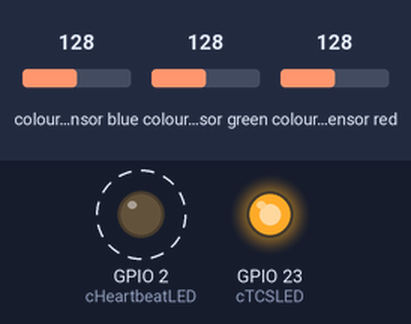
The sketch below on a simulated ESP32. On the bench: output pins drawn as LEDs (lit = HIGH). Dashed ring = blinking. Inputs (shaded band) come from the test bench; at power-on: colour sensor blue 128, colour sensor green 128, colour sensor red 128. What the sketch prints to the serial monitor is not drawn.

Above: at 0.2 s.
Timing chart, 0 to 3.0 s (numbered marks = the images above):
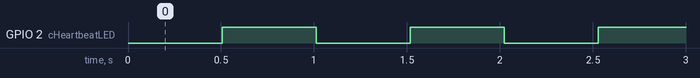

Measured:
- by itself, GPIO 2 (cHeartbeatLED): alternates HIGH for 0.51 s and LOW for 0.51 s

The sketch:

Lab5-tcs34725.ino
```cpp
//
// MME 4487 Lab 5 TCS34725 colour sensor example
//
//  Language: Arduino (C++)
//  Target:   ESP32
//  Author:   Michael Naish
//  Date:     2023 10 10
//

#define PRINT_COLOUR                                  // uncomment to turn on output of colour sensor data

#include <Arduino.h>
#include <Wire.h>
#include <SPI.h>
#include "Adafruit_TCS34725.h"

// Function declarations
void doHeartbeat();

// Constants
const int cHeartbeatLED = 2;                          // GPIO pin of built-in LED for heartbeat
const int cHeartbeatInterval = 500;                   // heartbeat blink interval, in milliseconds
const int cTCSLED = 23;                               // GPIO pin for LED on TCS34725

// Variables
unsigned long lastHeartbeat = 0;                      // time of last heartbeat state change
unsigned long lastTime = 0;                           // last time of motor control was updated

// TCS34725 colour sensor with 2.4 ms integration time and gain of 4
// see https://github.com/adafruit/Adafruit_TCS34725/blob/master/Adafruit_TCS34725.h for all possible values
Adafruit_TCS34725 tcs = Adafruit_TCS34725(TCS34725_INTEGRATIONTIME_2_4MS, TCS34725_GAIN_4X);
bool tcsFlag = 0;                                     // TCS34725 flag: 1 = connected; 0 = not found

void setup() {
  Serial.begin(115200);                               // Standard baud rate for ESP32 serial monitor

  pinMode(cHeartbeatLED, OUTPUT);                     // configure built-in LED for heartbeat
  pinMode(cTCSLED, OUTPUT);                           // configure GPIO for control of LED on TCS34725

  // Connect to TCS34725 colour sensor
  if (tcs.begin()) {
    Serial.printf("Found TCS34725 colour sensor\n");
    tcsFlag = true;
    digitalWrite(cTCSLED, 1);                         // turn on onboard LED
  }
  else {
    Serial.printf("No TCS34725 found ... check your connections\n");
    tcsFlag = false;
  }
}

void loop() {
  uint16_t r, g, b, c;                                // RGBC values from TCS34725

  if (tcsFlag) {                                      // if colour sensor initialized
    tcs.getRawData(&r, &g, &b, &c);                   // get raw RGBC values
#ifdef PRINT_COLOUR
      Serial.printf("R: %d, G: %d, B: %d, C %d\n", r, g, b, c);
#endif
  }
  doHeartbeat();                                      // update heartbeat LED
}

// blink heartbeat LED
void doHeartbeat() {
  unsigned long curMillis = millis();                 // get the current time in milliseconds
  // check to see if elapsed time matches the heartbeat interval
  if ((curMillis - lastHeartbeat) > cHeartbeatInterval) {
    lastHeartbeat = curMillis;                        // update the heartbeat toggle time for the next cycle
    digitalWrite(cHeartbeatLED, !digitalRead(cHeartbeatLED)); // toggle state of LED
  }
}
```
